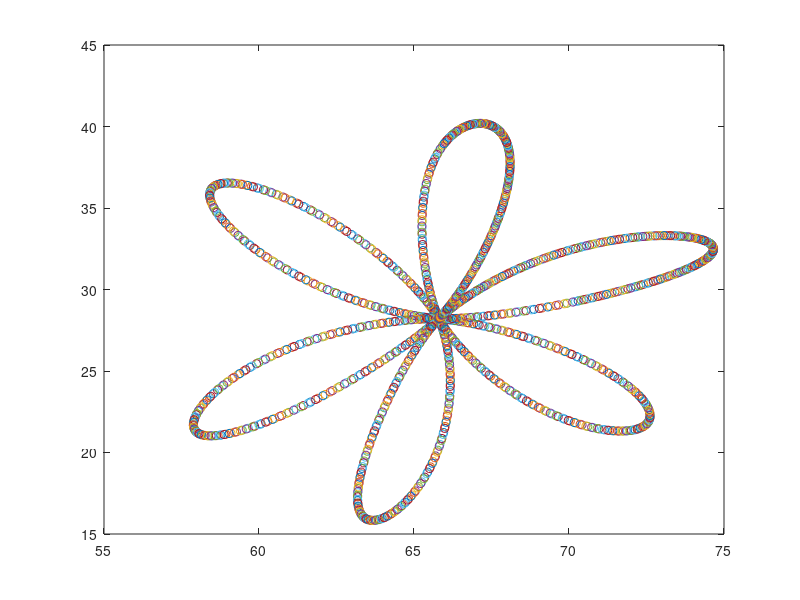

This figure's MATLAB source:
xA = 80 ;
yA = 30 ;
xB = 30 ;
yB =80 ;
l1 = 50 ;
l2 = 40 ;
for t = 0:0.01:14
    x = 5*(1+sin(6*t))*cos(t)+65 ;
    y = 5*(1+sin(6*t))*sin(t)+30 ;
    c2 = (x^2+y^2-l1^2-l2^2)/(2*l1*l2) ;
    s2 = sqrt(abs(1-c2^2)) ;
    t2 = atan2(s2,c2);
    c1 = x*(l1+l2*c2)+y*(l2*c2);
    s1 = y*(l1+l2*c2)-x*l2*s2 ;
    t1 = atan2(s1,c1);
    Px = l1*cos(t1)+l2*cos(t1+t2) ;
    Py = l1*sin(t1)+l2*sin(t1+t2) ;
 
    plot(Px,Py,'o')
    hold on 
end 